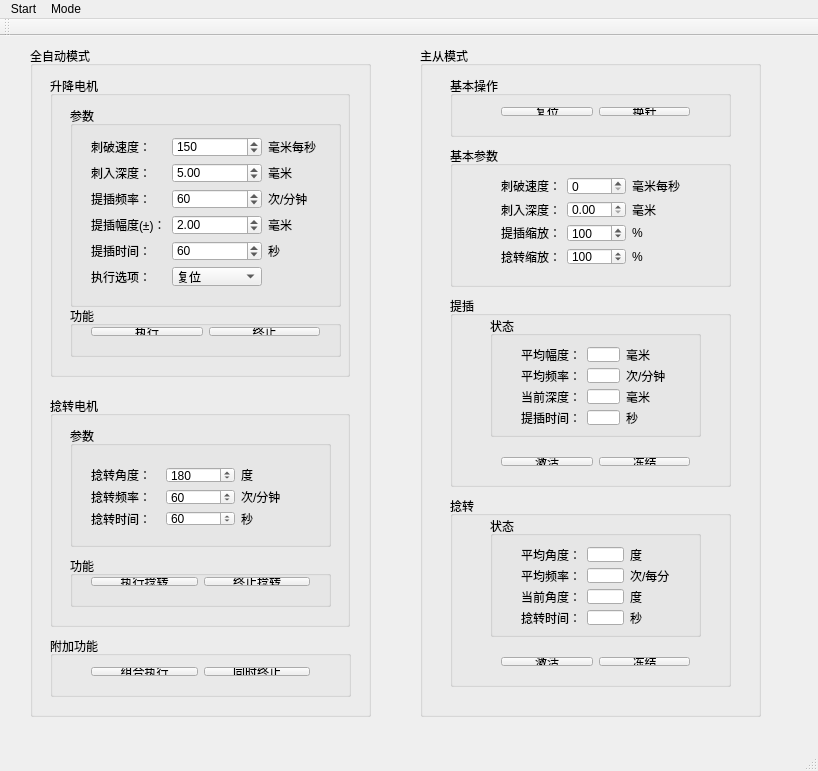
<?xml version="1.0" encoding="UTF-8"?>
<ui version="4.0">
 <class>MainWindow</class>
 <widget class="QMainWindow" name="MainWindow">
  <property name="enabled">
   <bool>true</bool>
  </property>
  <property name="geometry">
   <rect>
    <x>0</x>
    <y>0</y>
    <width>818</width>
    <height>771</height>
   </rect>
  </property>
  <property name="windowTitle">
   <string>EndeffectorControl</string>
  </property>
  <property name="layoutDirection">
   <enum>Qt::LeftToRight</enum>
  </property>
  <widget class="QWidget" name="centralWidget">
   <widget class="QWidget" name="auto_widget" native="true">
    <property name="geometry">
     <rect>
      <x>10</x>
      <y>0</y>
      <width>381</width>
      <height>711</height>
     </rect>
    </property>
    <widget class="QGroupBox" name="groupBox_12">
     <property name="geometry">
      <rect>
       <x>20</x>
       <y>10</y>
       <width>341</width>
       <height>671</height>
      </rect>
     </property>
     <property name="title">
      <string>全自动模式</string>
     </property>
     <widget class="QGroupBox" name="groupBox">
      <property name="enabled">
       <bool>true</bool>
      </property>
      <property name="geometry">
       <rect>
        <x>20</x>
        <y>30</y>
        <width>300</width>
        <height>301</height>
       </rect>
      </property>
      <property name="title">
       <string>升降电机</string>
      </property>
      <widget class="QGroupBox" name="updwonMotorSettingBox">
       <property name="enabled">
        <bool>true</bool>
       </property>
       <property name="geometry">
        <rect>
         <x>20</x>
         <y>30</y>
         <width>271</width>
         <height>201</height>
        </rect>
       </property>
       <property name="title">
        <string>参数</string>
       </property>
       <widget class="QWidget" name="gridLayoutWidget">
        <property name="geometry">
         <rect>
          <x>10</x>
          <y>20</y>
          <width>251</width>
          <height>171</height>
         </rect>
        </property>
        <layout class="QGridLayout" name="gridLayout" rowstretch="0,0,0,0,0,0" columnstretch="0,0,0,0">
         <property name="sizeConstraint">
          <enum>QLayout::SetDefaultConstraint</enum>
         </property>
         <item row="3" column="2">
          <widget class="QDoubleSpinBox" name="amplitude_doubleSpinBox">
           <property name="wrapping">
            <bool>true</bool>
           </property>
           <property name="accelerated">
            <bool>true</bool>
           </property>
           <property name="maximum">
            <double>10.000000000000000</double>
           </property>
           <property name="value">
            <double>2.000000000000000</double>
           </property>
          </widget>
         </item>
         <item row="4" column="2">
          <widget class="QSpinBox" name="operationTime_spinBox">
           <property name="wrapping">
            <bool>true</bool>
           </property>
           <property name="accelerated">
            <bool>true</bool>
           </property>
           <property name="maximum">
            <number>300</number>
           </property>
           <property name="singleStep">
            <number>10</number>
           </property>
           <property name="value">
            <number>60</number>
           </property>
          </widget>
         </item>
         <item row="4" column="1">
          <widget class="QLabel" name="label_5">
           <property name="text">
            <string>提插时间：</string>
           </property>
          </widget>
         </item>
         <item row="2" column="1">
          <widget class="QLabel" name="label_3">
           <property name="text">
            <string>提插频率：</string>
           </property>
          </widget>
         </item>
         <item row="2" column="2">
          <widget class="QSpinBox" name="frequency_spinBox">
           <property name="toolTipDuration">
            <number>-1</number>
           </property>
           <property name="wrapping">
            <bool>true</bool>
           </property>
           <property name="accelerated">
            <bool>true</bool>
           </property>
           <property name="maximum">
            <number>200</number>
           </property>
           <property name="singleStep">
            <number>10</number>
           </property>
           <property name="value">
            <number>60</number>
           </property>
          </widget>
         </item>
         <item row="0" column="2">
          <widget class="QSpinBox" name="pierceVelocity_spinBox">
           <property name="wrapping">
            <bool>true</bool>
           </property>
           <property name="readOnly">
            <bool>false</bool>
           </property>
           <property name="accelerated">
            <bool>true</bool>
           </property>
           <property name="minimum">
            <number>20</number>
           </property>
           <property name="maximum">
            <number>300</number>
           </property>
           <property name="singleStep">
            <number>10</number>
           </property>
           <property name="value">
            <number>150</number>
           </property>
          </widget>
         </item>
         <item row="1" column="2">
          <widget class="QDoubleSpinBox" name="pierceDepth_doubleSpinBox">
           <property name="wrapping">
            <bool>true</bool>
           </property>
           <property name="accelerated">
            <bool>true</bool>
           </property>
           <property name="maximum">
            <double>40.000000000000000</double>
           </property>
           <property name="value">
            <double>5.000000000000000</double>
           </property>
          </widget>
         </item>
         <item row="2" column="3">
          <widget class="QLabel" name="label_8">
           <property name="text">
            <string>次/分钟</string>
           </property>
          </widget>
         </item>
         <item row="3" column="3">
          <widget class="QLabel" name="label_9">
           <property name="text">
            <string>毫米</string>
           </property>
          </widget>
         </item>
         <item row="4" column="3">
          <widget class="QLabel" name="label_10">
           <property name="text">
            <string>秒</string>
           </property>
          </widget>
         </item>
         <item row="0" column="1">
          <widget class="QLabel" name="label">
           <property name="text">
            <string>刺破速度：</string>
           </property>
          </widget>
         </item>
         <item row="5" column="1">
          <widget class="QLabel" name="label_11">
           <property name="text">
            <string>执行选项：</string>
           </property>
          </widget>
         </item>
         <item row="5" column="2">
          <widget class="QComboBox" name="operationSelec_comboBox">
           <item>
            <property name="text">
             <string>复位</string>
            </property>
           </item>
           <item>
            <property name="text">
             <string>刺入并提插</string>
            </property>
           </item>
           <item>
            <property name="text">
             <string>仅刺入</string>
            </property>
           </item>
           <item>
            <property name="text">
             <string>仅提插</string>
            </property>
           </item>
           <item>
            <property name="text">
             <string>手动换针</string>
            </property>
           </item>
          </widget>
         </item>
         <item row="1" column="1">
          <widget class="QLabel" name="label_2">
           <property name="text">
            <string>刺入深度：</string>
           </property>
          </widget>
         </item>
         <item row="1" column="3">
          <widget class="QLabel" name="label_7">
           <property name="text">
            <string>毫米</string>
           </property>
          </widget>
         </item>
         <item row="3" column="1">
          <widget class="QLabel" name="label_4">
           <property name="text">
            <string>提插幅度(±)：</string>
           </property>
          </widget>
         </item>
         <item row="0" column="3">
          <widget class="QLabel" name="label_6">
           <property name="layoutDirection">
            <enum>Qt::RightToLeft</enum>
           </property>
           <property name="text">
            <string>毫米每秒</string>
           </property>
          </widget>
         </item>
        </layout>
        <zorder>label_5</zorder>
        <zorder>label_3</zorder>
        <zorder>pierceVelocity_spinBox</zorder>
        <zorder>pierceDepth_doubleSpinBox</zorder>
        <zorder>label_8</zorder>
        <zorder>label_9</zorder>
        <zorder>label_10</zorder>
        <zorder>label</zorder>
        <zorder>label_11</zorder>
        <zorder>operationSelec_comboBox</zorder>
        <zorder>label_2</zorder>
        <zorder>label_7</zorder>
        <zorder>label_4</zorder>
        <zorder>label_6</zorder>
        <zorder>operationTime_spinBox</zorder>
        <zorder>amplitude_doubleSpinBox</zorder>
        <zorder>frequency_spinBox</zorder>
       </widget>
      </widget>
      <widget class="QGroupBox" name="groupBox_9">
       <property name="geometry">
        <rect>
         <x>20</x>
         <y>230</y>
         <width>271</width>
         <height>51</height>
        </rect>
       </property>
       <property name="title">
        <string>功能</string>
       </property>
       <widget class="QWidget" name="horizontalLayoutWidget">
        <property name="geometry">
         <rect>
          <x>10</x>
          <y>10</y>
          <width>251</width>
          <height>31</height>
         </rect>
        </property>
        <layout class="QHBoxLayout" name="horizontalLayout">
         <item>
          <widget class="QPushButton" name="execute_pushButton">
           <property name="text">
            <string>执行</string>
           </property>
          </widget>
         </item>
         <item>
          <widget class="QPushButton" name="quickStop_pushButton">
           <property name="text">
            <string>终止</string>
           </property>
           <property name="checkable">
            <bool>true</bool>
           </property>
          </widget>
         </item>
        </layout>
       </widget>
      </widget>
     </widget>
     <widget class="QGroupBox" name="groupBox_3">
      <property name="geometry">
       <rect>
        <x>20</x>
        <y>350</y>
        <width>300</width>
        <height>231</height>
       </rect>
      </property>
      <property name="title">
       <string>捻转电机</string>
      </property>
      <widget class="QGroupBox" name="twirlMotorSettingBox">
       <property name="geometry">
        <rect>
         <x>20</x>
         <y>30</y>
         <width>261</width>
         <height>121</height>
        </rect>
       </property>
       <property name="title">
        <string>参数</string>
       </property>
       <widget class="QWidget" name="gridLayoutWidget_2">
        <property name="geometry">
         <rect>
          <x>10</x>
          <y>30</y>
          <width>241</width>
          <height>81</height>
         </rect>
        </property>
        <layout class="QGridLayout" name="gridLayout_2">
         <item row="0" column="2">
          <widget class="QLabel" name="label_15">
           <property name="text">
            <string>度</string>
           </property>
          </widget>
         </item>
         <item row="1" column="2">
          <widget class="QLabel" name="label_16">
           <property name="text">
            <string>次/分钟</string>
           </property>
          </widget>
         </item>
         <item row="1" column="0">
          <widget class="QLabel" name="label_13">
           <property name="text">
            <string>捻转频率：</string>
           </property>
          </widget>
         </item>
         <item row="1" column="1">
          <widget class="QSpinBox" name="twirlFrequency_spinBox">
           <property name="maximum">
            <number>240</number>
           </property>
           <property name="singleStep">
            <number>10</number>
           </property>
           <property name="value">
            <number>60</number>
           </property>
          </widget>
         </item>
         <item row="2" column="0">
          <widget class="QLabel" name="label_14">
           <property name="text">
            <string>捻转时间：</string>
           </property>
          </widget>
         </item>
         <item row="2" column="1">
          <widget class="QSpinBox" name="twirlTime_spinBox">
           <property name="maximum">
            <number>600</number>
           </property>
           <property name="singleStep">
            <number>5</number>
           </property>
           <property name="value">
            <number>60</number>
           </property>
          </widget>
         </item>
         <item row="2" column="2">
          <widget class="QLabel" name="label_17">
           <property name="text">
            <string>秒</string>
           </property>
          </widget>
         </item>
         <item row="0" column="0">
          <widget class="QLabel" name="label_12">
           <property name="text">
            <string>捻转角度：</string>
           </property>
          </widget>
         </item>
         <item row="0" column="1">
          <widget class="QSpinBox" name="twirlAngle_spinBox">
           <property name="minimum">
            <number>15</number>
           </property>
           <property name="maximum">
            <number>225</number>
           </property>
           <property name="singleStep">
            <number>15</number>
           </property>
           <property name="value">
            <number>180</number>
           </property>
          </widget>
         </item>
        </layout>
       </widget>
      </widget>
      <widget class="QGroupBox" name="groupBox_8">
       <property name="geometry">
        <rect>
         <x>20</x>
         <y>160</y>
         <width>261</width>
         <height>51</height>
        </rect>
       </property>
       <property name="title">
        <string>功能</string>
       </property>
       <widget class="QWidget" name="gridLayoutWidget_3">
        <property name="geometry">
         <rect>
          <x>10</x>
          <y>10</y>
          <width>241</width>
          <height>31</height>
         </rect>
        </property>
        <layout class="QGridLayout" name="gridLayout_3">
         <item row="0" column="0">
          <widget class="QPushButton" name="executeTwirl_pushButton">
           <property name="text">
            <string>执行捻转</string>
           </property>
          </widget>
         </item>
         <item row="0" column="1">
          <widget class="QPushButton" name="stopTwirl_pushButton">
           <property name="text">
            <string>终止捻转</string>
           </property>
           <property name="checkable">
            <bool>true</bool>
           </property>
          </widget>
         </item>
        </layout>
       </widget>
      </widget>
     </widget>
     <widget class="QGroupBox" name="groupBox_13">
      <property name="geometry">
       <rect>
        <x>20</x>
        <y>590</y>
        <width>301</width>
        <height>61</height>
       </rect>
      </property>
      <property name="title">
       <string>附加功能</string>
      </property>
      <widget class="QWidget" name="horizontalLayoutWidget_2">
       <property name="geometry">
        <rect>
         <x>30</x>
         <y>20</y>
         <width>241</width>
         <height>31</height>
        </rect>
       </property>
       <layout class="QHBoxLayout" name="horizontalLayout_2">
        <item>
         <widget class="QPushButton" name="executeAll_pushButton">
          <property name="text">
           <string>组合执行</string>
          </property>
         </widget>
        </item>
        <item>
         <widget class="QPushButton" name="stopAll_pushButton">
          <property name="text">
           <string>同时终止</string>
          </property>
          <property name="checkable">
           <bool>true</bool>
          </property>
         </widget>
        </item>
       </layout>
      </widget>
     </widget>
    </widget>
   </widget>
   <widget class="QWidget" name="manu_widget" native="true">
    <property name="geometry">
     <rect>
      <x>400</x>
      <y>0</y>
      <width>381</width>
      <height>721</height>
     </rect>
    </property>
    <widget class="QGroupBox" name="groupBox_4">
     <property name="geometry">
      <rect>
       <x>20</x>
       <y>10</y>
       <width>341</width>
       <height>671</height>
      </rect>
     </property>
     <property name="title">
      <string>主从模式</string>
     </property>
     <widget class="QGroupBox" name="groupBox_14">
      <property name="geometry">
       <rect>
        <x>30</x>
        <y>30</y>
        <width>281</width>
        <height>61</height>
       </rect>
      </property>
      <property name="title">
       <string>基本操作</string>
      </property>
      <widget class="QWidget" name="gridLayoutWidget_4">
       <property name="geometry">
        <rect>
         <x>40</x>
         <y>20</y>
         <width>211</width>
         <height>31</height>
        </rect>
       </property>
       <layout class="QGridLayout" name="gridLayout_4">
        <item row="0" column="0">
         <widget class="QPushButton" name="backOrigin_pushButton">
          <property name="text">
           <string>复位</string>
          </property>
         </widget>
        </item>
        <item row="0" column="1">
         <widget class="QPushButton" name="replaceNeedle_pushButton">
          <property name="text">
           <string>换针</string>
          </property>
         </widget>
        </item>
       </layout>
      </widget>
     </widget>
     <widget class="QGroupBox" name="groupBox_15">
      <property name="geometry">
       <rect>
        <x>30</x>
        <y>250</y>
        <width>281</width>
        <height>191</height>
       </rect>
      </property>
      <property name="title">
       <string>提插</string>
      </property>
      <widget class="QGroupBox" name="groupBox_17">
       <property name="geometry">
        <rect>
         <x>40</x>
         <y>20</y>
         <width>211</width>
         <height>121</height>
        </rect>
       </property>
       <property name="title">
        <string>状态</string>
       </property>
       <widget class="QWidget" name="gridLayoutWidget_5">
        <property name="geometry">
         <rect>
          <x>20</x>
          <y>20</y>
          <width>167</width>
          <height>100</height>
         </rect>
        </property>
        <layout class="QGridLayout" name="gridLayout_5">
         <item row="0" column="2">
          <widget class="QLabel" name="label_21">
           <property name="text">
            <string>毫米</string>
           </property>
          </widget>
         </item>
         <item row="3" column="2">
          <widget class="QLabel" name="label_23">
           <property name="text">
            <string>秒</string>
           </property>
          </widget>
         </item>
         <item row="1" column="2">
          <widget class="QLabel" name="label_22">
           <property name="text">
            <string>次/分钟</string>
           </property>
          </widget>
         </item>
         <item row="0" column="0">
          <widget class="QLabel" name="label_19">
           <property name="text">
            <string>平均幅度：</string>
           </property>
          </widget>
         </item>
         <item row="1" column="0">
          <widget class="QLabel" name="label_18">
           <property name="text">
            <string>平均频率：</string>
           </property>
          </widget>
         </item>
         <item row="3" column="0">
          <widget class="QLabel" name="label_20">
           <property name="text">
            <string>提插时间：</string>
           </property>
          </widget>
         </item>
         <item row="0" column="1">
          <widget class="QLineEdit" name="averageAmp_lineEdit">
           <property name="readOnly">
            <bool>true</bool>
           </property>
          </widget>
         </item>
         <item row="1" column="1">
          <widget class="QLineEdit" name="averageFreq_lineEdit">
           <property name="readOnly">
            <bool>true</bool>
           </property>
          </widget>
         </item>
         <item row="3" column="1">
          <widget class="QLineEdit" name="liftThrustTime_lineEdit">
           <property name="readOnly">
            <bool>true</bool>
           </property>
          </widget>
         </item>
         <item row="2" column="0">
          <widget class="QLabel" name="label_38">
           <property name="text">
            <string>当前深度：</string>
           </property>
          </widget>
         </item>
         <item row="2" column="1">
          <widget class="QLineEdit" name="currentDepth_lineEdit">
           <property name="readOnly">
            <bool>true</bool>
           </property>
          </widget>
         </item>
         <item row="2" column="2">
          <widget class="QLabel" name="label_39">
           <property name="text">
            <string>毫米</string>
           </property>
          </widget>
         </item>
        </layout>
       </widget>
      </widget>
      <widget class="QWidget" name="gridLayoutWidget_6">
       <property name="geometry">
        <rect>
         <x>40</x>
         <y>150</y>
         <width>211</width>
         <height>31</height>
        </rect>
       </property>
       <layout class="QGridLayout" name="gridLayout_6">
        <item row="0" column="0">
         <widget class="QPushButton" name="actLiftThrust_pushButton">
          <property name="text">
           <string>激活</string>
          </property>
         </widget>
        </item>
        <item row="0" column="1">
         <widget class="QPushButton" name="freezLiftThrust_pushButton">
          <property name="text">
           <string>冻结</string>
          </property>
         </widget>
        </item>
       </layout>
      </widget>
     </widget>
     <widget class="QGroupBox" name="groupBox_16">
      <property name="geometry">
       <rect>
        <x>30</x>
        <y>450</y>
        <width>281</width>
        <height>191</height>
       </rect>
      </property>
      <property name="title">
       <string>捻转</string>
      </property>
      <widget class="QGroupBox" name="groupBox_18">
       <property name="geometry">
        <rect>
         <x>40</x>
         <y>20</y>
         <width>211</width>
         <height>121</height>
        </rect>
       </property>
       <property name="title">
        <string>状态</string>
       </property>
       <widget class="QWidget" name="gridLayoutWidget_7">
        <property name="geometry">
         <rect>
          <x>20</x>
          <y>20</y>
          <width>171</width>
          <height>100</height>
         </rect>
        </property>
        <layout class="QGridLayout" name="gridLayout_7">
         <item row="1" column="1">
          <widget class="QLineEdit" name="averageTwirlFreq_lineEdit">
           <property name="readOnly">
            <bool>true</bool>
           </property>
          </widget>
         </item>
         <item row="0" column="1">
          <widget class="QLineEdit" name="averageTwirlAngle_lineEdit">
           <property name="readOnly">
            <bool>true</bool>
           </property>
          </widget>
         </item>
         <item row="3" column="0">
          <widget class="QLabel" name="label_26">
           <property name="text">
            <string>捻转时间：</string>
           </property>
          </widget>
         </item>
         <item row="1" column="0">
          <widget class="QLabel" name="label_25">
           <property name="text">
            <string>平均频率：</string>
           </property>
          </widget>
         </item>
         <item row="3" column="1">
          <widget class="QLineEdit" name="twirlTime_lineEdit">
           <property name="readOnly">
            <bool>true</bool>
           </property>
          </widget>
         </item>
         <item row="0" column="0">
          <widget class="QLabel" name="label_24">
           <property name="text">
            <string>平均角度：</string>
           </property>
          </widget>
         </item>
         <item row="0" column="2">
          <widget class="QLabel" name="label_27">
           <property name="text">
            <string>度</string>
           </property>
          </widget>
         </item>
         <item row="1" column="2">
          <widget class="QLabel" name="label_28">
           <property name="text">
            <string>次/每分</string>
           </property>
          </widget>
         </item>
         <item row="3" column="2">
          <widget class="QLabel" name="label_29">
           <property name="text">
            <string>秒</string>
           </property>
          </widget>
         </item>
         <item row="2" column="0">
          <widget class="QLabel" name="label_40">
           <property name="text">
            <string>当前角度：</string>
           </property>
          </widget>
         </item>
         <item row="2" column="1">
          <widget class="QLineEdit" name="currentTwirlAngle_lineEdit">
           <property name="readOnly">
            <bool>true</bool>
           </property>
          </widget>
         </item>
         <item row="2" column="2">
          <widget class="QLabel" name="label_41">
           <property name="text">
            <string>度</string>
           </property>
          </widget>
         </item>
        </layout>
       </widget>
      </widget>
      <widget class="QWidget" name="gridLayoutWidget_8">
       <property name="geometry">
        <rect>
         <x>40</x>
         <y>150</y>
         <width>211</width>
         <height>31</height>
        </rect>
       </property>
       <layout class="QGridLayout" name="gridLayout_8">
        <item row="0" column="0">
         <widget class="QPushButton" name="actTwirl_pushButton">
          <property name="text">
           <string>激活</string>
          </property>
         </widget>
        </item>
        <item row="0" column="1">
         <widget class="QPushButton" name="freezTwirl_pushButton">
          <property name="text">
           <string>冻结</string>
          </property>
         </widget>
        </item>
       </layout>
      </widget>
     </widget>
     <widget class="QGroupBox" name="groupBox_19">
      <property name="geometry">
       <rect>
        <x>30</x>
        <y>100</y>
        <width>281</width>
        <height>141</height>
       </rect>
      </property>
      <property name="title">
       <string>基本参数</string>
      </property>
      <widget class="QWidget" name="gridLayoutWidget_9">
       <property name="geometry">
        <rect>
         <x>40</x>
         <y>20</y>
         <width>211</width>
         <height>110</height>
        </rect>
       </property>
       <layout class="QGridLayout" name="gridLayout_10">
        <item row="0" column="2">
         <widget class="QLabel" name="label_34">
          <property name="text">
           <string>毫米每秒</string>
          </property>
         </widget>
        </item>
        <item row="3" column="0">
         <widget class="QLabel" name="label_33">
          <property name="text">
           <string>捻转缩放：</string>
          </property>
         </widget>
        </item>
        <item row="0" column="0">
         <widget class="QLabel" name="label_30">
          <property name="text">
           <string>刺破速度：</string>
          </property>
         </widget>
        </item>
        <item row="1" column="0">
         <widget class="QLabel" name="label_31">
          <property name="text">
           <string>刺入深度：</string>
          </property>
         </widget>
        </item>
        <item row="2" column="0">
         <widget class="QLabel" name="label_32">
          <property name="text">
           <string>提插缩放：</string>
          </property>
         </widget>
        </item>
        <item row="0" column="1">
         <widget class="QSpinBox" name="mPierceVelocity_spinBox"/>
        </item>
        <item row="1" column="1">
         <widget class="QDoubleSpinBox" name="mPierceDepth_doubleSpinBox"/>
        </item>
        <item row="2" column="1">
         <widget class="QSpinBox" name="liftThrustScale_spinBox">
          <property name="maximum">
           <number>1000</number>
          </property>
          <property name="singleStep">
           <number>20</number>
          </property>
          <property name="value">
           <number>100</number>
          </property>
         </widget>
        </item>
        <item row="3" column="1">
         <widget class="QSpinBox" name="twirlScale_spinBox">
          <property name="maximum">
           <number>1000</number>
          </property>
          <property name="singleStep">
           <number>20</number>
          </property>
          <property name="value">
           <number>100</number>
          </property>
         </widget>
        </item>
        <item row="1" column="2">
         <widget class="QLabel" name="label_35">
          <property name="text">
           <string>毫米</string>
          </property>
         </widget>
        </item>
        <item row="2" column="2">
         <widget class="QLabel" name="label_36">
          <property name="text">
           <string>%</string>
          </property>
         </widget>
        </item>
        <item row="3" column="2">
         <widget class="QLabel" name="label_37">
          <property name="text">
           <string>%</string>
          </property>
         </widget>
        </item>
       </layout>
      </widget>
     </widget>
    </widget>
   </widget>
  </widget>
  <widget class="QMenuBar" name="menuBar">
   <property name="geometry">
    <rect>
     <x>0</x>
     <y>0</y>
     <width>818</width>
     <height>23</height>
    </rect>
   </property>
   <widget class="QMenu" name="menuEndeffectorControl">
    <property name="title">
     <string>Start</string>
    </property>
    <addaction name="separator"/>
    <addaction name="actionConnect_device"/>
    <addaction name="actionDisconnect_device"/>
    <addaction name="separator"/>
    <addaction name="actionExit"/>
   </widget>
   <widget class="QMenu" name="menuMode">
    <property name="title">
     <string>Mode</string>
    </property>
    <addaction name="actionAutomatic"/>
    <addaction name="actionManul"/>
   </widget>
   <addaction name="menuEndeffectorControl"/>
   <addaction name="menuMode"/>
  </widget>
  <widget class="QToolBar" name="mainToolBar">
   <attribute name="toolBarArea">
    <enum>TopToolBarArea</enum>
   </attribute>
   <attribute name="toolBarBreak">
    <bool>false</bool>
   </attribute>
  </widget>
  <widget class="QStatusBar" name="statusBar"/>
  <action name="actionConnect_device">
   <property name="text">
    <string>Connect device</string>
   </property>
  </action>
  <action name="actionDisconnect_device">
   <property name="text">
    <string>Disconnect device</string>
   </property>
  </action>
  <action name="actionExit">
   <property name="text">
    <string>Exit</string>
   </property>
  </action>
  <action name="actionAutomatic">
   <property name="text">
    <string>Automatic</string>
   </property>
  </action>
  <action name="actionManul">
   <property name="text">
    <string>Manul</string>
   </property>
  </action>
 </widget>
 <layoutdefault spacing="6" margin="11"/>
 <tabstops>
  <tabstop>pierceVelocity_spinBox</tabstop>
  <tabstop>pierceDepth_doubleSpinBox</tabstop>
  <tabstop>frequency_spinBox</tabstop>
  <tabstop>amplitude_doubleSpinBox</tabstop>
  <tabstop>operationTime_spinBox</tabstop>
  <tabstop>operationSelec_comboBox</tabstop>
  <tabstop>execute_pushButton</tabstop>
  <tabstop>quickStop_pushButton</tabstop>
  <tabstop>twirlAngle_spinBox</tabstop>
  <tabstop>twirlFrequency_spinBox</tabstop>
  <tabstop>twirlTime_spinBox</tabstop>
  <tabstop>executeTwirl_pushButton</tabstop>
  <tabstop>stopTwirl_pushButton</tabstop>
  <tabstop>executeAll_pushButton</tabstop>
  <tabstop>stopAll_pushButton</tabstop>
 </tabstops>
 <resources/>
 <connections>
  <connection>
   <sender>stopAll_pushButton</sender>
   <signal>toggled(bool)</signal>
   <receiver>quickStop_pushButton</receiver>
   <slot>setChecked(bool)</slot>
   <hints>
    <hint type="sourcelabel">
     <x>371</x>
     <y>670</y>
    </hint>
    <hint type="destinationlabel">
     <x>359</x>
     <y>330</y>
    </hint>
   </hints>
  </connection>
  <connection>
   <sender>stopAll_pushButton</sender>
   <signal>toggled(bool)</signal>
   <receiver>stopTwirl_pushButton</receiver>
   <slot>setChecked(bool)</slot>
   <hints>
    <hint type="sourcelabel">
     <x>371</x>
     <y>670</y>
    </hint>
    <hint type="destinationlabel">
     <x>351</x>
     <y>580</y>
    </hint>
   </hints>
  </connection>
 </connections>
</ui>
